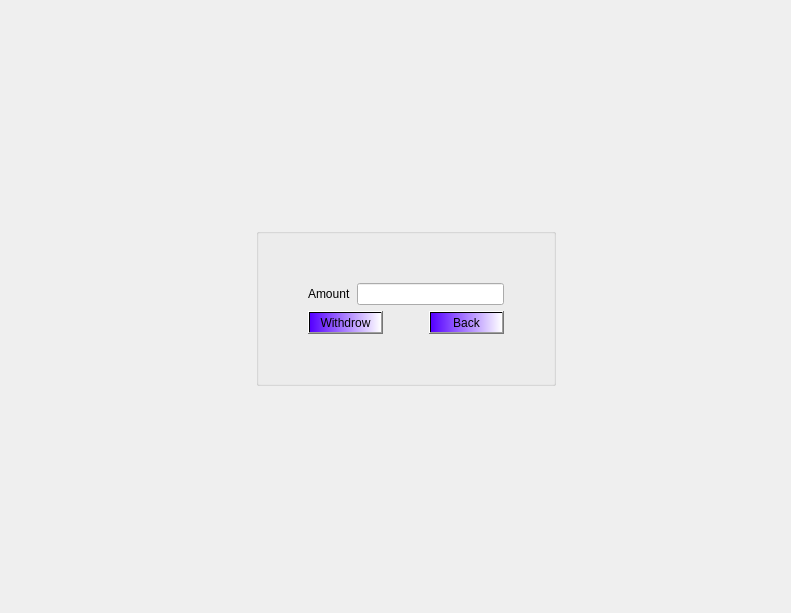
<?xml version="1.0" encoding="UTF-8"?>
<ui version="4.0">
 <class>Withdraw</class>
 <widget class="QDialog" name="Withdraw">
  <property name="geometry">
   <rect>
    <x>0</x>
    <y>0</y>
    <width>791</width>
    <height>613</height>
   </rect>
  </property>
  <property name="windowTitle">
   <string>Withdrow</string>
  </property>
  <layout class="QGridLayout" name="gridLayout_2">
   <item row="0" column="2">
    <spacer name="verticalSpacer_2">
     <property name="orientation">
      <enum>Qt::Vertical</enum>
     </property>
     <property name="sizeHint" stdset="0">
      <size>
       <width>20</width>
       <height>40</height>
      </size>
     </property>
    </spacer>
   </item>
   <item row="1" column="0">
    <spacer name="horizontalSpacer">
     <property name="orientation">
      <enum>Qt::Horizontal</enum>
     </property>
     <property name="sizeHint" stdset="0">
      <size>
       <width>40</width>
       <height>20</height>
      </size>
     </property>
    </spacer>
   </item>
   <item row="1" column="2" rowspan="2">
    <widget class="QGroupBox" name="groupBox">
     <property name="title">
      <string/>
     </property>
     <layout class="QGridLayout" name="gridLayout">
      <item row="0" column="1">
       <spacer name="verticalSpacer_4">
        <property name="orientation">
         <enum>Qt::Vertical</enum>
        </property>
        <property name="sizeHint" stdset="0">
         <size>
          <width>20</width>
          <height>40</height>
         </size>
        </property>
       </spacer>
      </item>
      <item row="1" column="0">
       <spacer name="horizontalSpacer_4">
        <property name="orientation">
         <enum>Qt::Horizontal</enum>
        </property>
        <property name="sizeHint" stdset="0">
         <size>
          <width>40</width>
          <height>20</height>
         </size>
        </property>
       </spacer>
      </item>
      <item row="1" column="1">
       <layout class="QVBoxLayout" name="verticalLayout">
        <item>
         <layout class="QHBoxLayout" name="horizontalLayout">
          <item>
           <widget class="QLabel" name="label">
            <property name="text">
             <string>Amount</string>
            </property>
            <property name="buddy">
             <cstring>lineEdit_amount</cstring>
            </property>
           </widget>
          </item>
          <item>
           <widget class="QLineEdit" name="lineEdit_amount"/>
          </item>
         </layout>
        </item>
        <item>
         <layout class="QHBoxLayout" name="horizontalLayout_2">
          <item>
           <widget class="QPushButton" name="pushButton_withdrow">
            <property name="styleSheet">
             <string notr="true">background-color: qlineargradient(spread:pad, x1:0, y1:0, x2:1, y2:0, stop:0 rgba(85, 0, 255, 255), stop:1 rgba(255, 255, 255, 255));
color: rgb(0, 0, 0);
font: 15pt &quot;Times New Roman&quot;;</string>
            </property>
            <property name="text">
             <string>Withdrow</string>
            </property>
           </widget>
          </item>
          <item>
           <spacer name="horizontalSpacer_3">
            <property name="orientation">
             <enum>Qt::Horizontal</enum>
            </property>
            <property name="sizeHint" stdset="0">
             <size>
              <width>40</width>
              <height>20</height>
             </size>
            </property>
           </spacer>
          </item>
          <item>
           <widget class="QPushButton" name="pushButton_back">
            <property name="styleSheet">
             <string notr="true">background-color: qlineargradient(spread:pad, x1:0, y1:0, x2:1, y2:0, stop:0 rgba(85, 0, 255, 255), stop:1 rgba(255, 255, 255, 255));
color: rgb(0, 0, 0);
font: 15pt &quot;Times New Roman&quot;;</string>
            </property>
            <property name="text">
             <string>Back</string>
            </property>
           </widget>
          </item>
         </layout>
        </item>
       </layout>
      </item>
      <item row="1" column="2">
       <spacer name="horizontalSpacer_5">
        <property name="orientation">
         <enum>Qt::Horizontal</enum>
        </property>
        <property name="sizeHint" stdset="0">
         <size>
          <width>40</width>
          <height>20</height>
         </size>
        </property>
       </spacer>
      </item>
      <item row="2" column="1">
       <spacer name="verticalSpacer_3">
        <property name="orientation">
         <enum>Qt::Vertical</enum>
        </property>
        <property name="sizeHint" stdset="0">
         <size>
          <width>20</width>
          <height>40</height>
         </size>
        </property>
       </spacer>
      </item>
     </layout>
    </widget>
   </item>
   <item row="2" column="3">
    <spacer name="horizontalSpacer_2">
     <property name="orientation">
      <enum>Qt::Horizontal</enum>
     </property>
     <property name="sizeHint" stdset="0">
      <size>
       <width>200</width>
       <height>20</height>
      </size>
     </property>
    </spacer>
   </item>
   <item row="3" column="1">
    <spacer name="verticalSpacer">
     <property name="orientation">
      <enum>Qt::Vertical</enum>
     </property>
     <property name="sizeHint" stdset="0">
      <size>
       <width>20</width>
       <height>40</height>
      </size>
     </property>
    </spacer>
   </item>
  </layout>
 </widget>
 <resources/>
 <connections/>
</ui>
